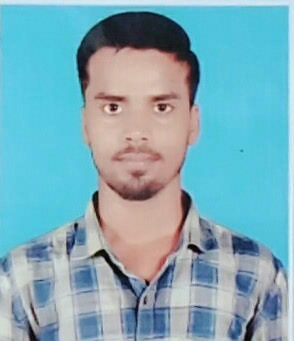
#> input picture Deepak photo.jpg, 294 x 341 px
$ python faceDetection.py
#> lines starting #> are read from the running program, lines starting #| are printed output that depends on the picture; after the words box and inside, x2 and y2 are one past the last pixel; in counts of white or black regions, pixels touching at a corner belong together
#!/usr/bin/env python
# coding: utf-8

# In[1]:


import cv2


# In[2]:


face_cascade = cv2.CascadeClassifier('haarcascade_frontalface_default.xml')


# In[3]:


color_image= cv2.imread("Deepak photo.jpg")
#> color_image is the input picture: shape (341, 294, 3); mean B, G, R 183.8, 171.2, 125.9


# In[4]:


gray_image=cv2.cvtColor(color_image, cv2.COLOR_BGR2GRAY)
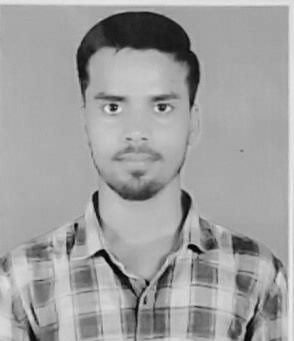
#> gray_image: shape (341, 294); min 0, max 237, mean 159.1


# In[5]:


faces = face_cascade.detectMultiScale(gray_image,1.1,5)
#> faces = [[67, 51, 144, 144]]


# In[6]:


for (x,y,w,h) in faces:
    cv2.rectangle(color_image, (x,y), (x + w, y + h ), (0,255, 0), 4)
#> this loop made 1 pass
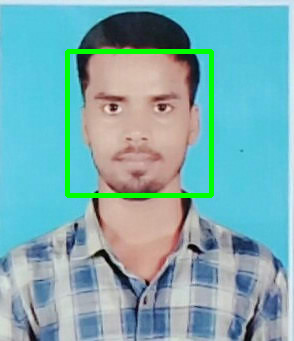
#> color_image: shape (341, 294, 3); 2.86% of pixels changed, all inside (x1, y1, x2, y2) = (65, 49, 214, 198)


# In[7]:


cv2.imshow('Image', color_image)


# In[ ]:


cv2.waitKey()
cv2.destroyAllWindows()


# In[ ]:
